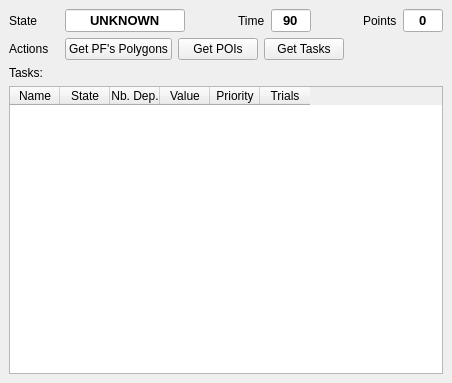
<?xml version="1.0" encoding="UTF-8"?>
<ui version="4.0">
 <class>Sequencer</class>
 <widget class="QDockWidget" name="Sequencer">
  <property name="geometry">
   <rect>
    <x>0</x>
    <y>0</y>
    <width>452</width>
    <height>383</height>
   </rect>
  </property>
  <property name="windowTitle">
   <string>Sequencer</string>
  </property>
  <widget class="QWidget" name="dockWidgetContents">
   <layout class="QVBoxLayout" name="verticalLayout">
    <item>
     <layout class="QHBoxLayout" name="horizontalLayout">
      <item>
       <widget class="QLabel" name="label">
        <property name="minimumSize">
         <size>
          <width>50</width>
          <height>0</height>
         </size>
        </property>
        <property name="maximumSize">
         <size>
          <width>100</width>
          <height>16777215</height>
         </size>
        </property>
        <property name="text">
         <string>State</string>
        </property>
       </widget>
      </item>
      <item>
       <widget class="QLineEdit" name="lineEdit_match_state">
        <property name="sizePolicy">
         <sizepolicy hsizetype="Fixed" vsizetype="Fixed">
          <horstretch>0</horstretch>
          <verstretch>0</verstretch>
         </sizepolicy>
        </property>
        <property name="maximumSize">
         <size>
          <width>120</width>
          <height>16777215</height>
         </size>
        </property>
        <property name="font">
         <font>
          <pointsize>10</pointsize>
          <weight>75</weight>
          <bold>true</bold>
          <strikeout>false</strikeout>
         </font>
        </property>
        <property name="text">
         <string>UNKNOWN</string>
        </property>
        <property name="alignment">
         <set>Qt::AlignCenter</set>
        </property>
        <property name="readOnly">
         <bool>true</bool>
        </property>
       </widget>
      </item>
      <item>
       <spacer name="horizontalSpacer">
        <property name="orientation">
         <enum>Qt::Horizontal</enum>
        </property>
        <property name="sizeHint" stdset="0">
         <size>
          <width>13</width>
          <height>20</height>
         </size>
        </property>
       </spacer>
      </item>
      <item>
       <widget class="QLabel" name="label_2">
        <property name="text">
         <string>Time</string>
        </property>
       </widget>
      </item>
      <item>
       <widget class="QLineEdit" name="lineEdit_match_timer">
        <property name="sizePolicy">
         <sizepolicy hsizetype="Fixed" vsizetype="Fixed">
          <horstretch>0</horstretch>
          <verstretch>0</verstretch>
         </sizepolicy>
        </property>
        <property name="maximumSize">
         <size>
          <width>40</width>
          <height>16777215</height>
         </size>
        </property>
        <property name="font">
         <font>
          <pointsize>10</pointsize>
          <weight>75</weight>
          <bold>true</bold>
          <strikeout>false</strikeout>
         </font>
        </property>
        <property name="text">
         <string>90</string>
        </property>
        <property name="alignment">
         <set>Qt::AlignCenter</set>
        </property>
        <property name="readOnly">
         <bool>true</bool>
        </property>
       </widget>
      </item>
      <item>
       <spacer name="horizontalSpacer_2">
        <property name="orientation">
         <enum>Qt::Horizontal</enum>
        </property>
        <property name="sizeHint" stdset="0">
         <size>
          <width>13</width>
          <height>20</height>
         </size>
        </property>
       </spacer>
      </item>
      <item>
       <widget class="QLabel" name="label_3">
        <property name="text">
         <string>Points</string>
        </property>
       </widget>
      </item>
      <item>
       <widget class="QLineEdit" name="lineEdit_match_points">
        <property name="sizePolicy">
         <sizepolicy hsizetype="Fixed" vsizetype="Fixed">
          <horstretch>0</horstretch>
          <verstretch>0</verstretch>
         </sizepolicy>
        </property>
        <property name="maximumSize">
         <size>
          <width>40</width>
          <height>16777215</height>
         </size>
        </property>
        <property name="font">
         <font>
          <pointsize>10</pointsize>
          <weight>75</weight>
          <bold>true</bold>
          <strikeout>false</strikeout>
         </font>
        </property>
        <property name="text">
         <string>0</string>
        </property>
        <property name="alignment">
         <set>Qt::AlignCenter</set>
        </property>
        <property name="readOnly">
         <bool>true</bool>
        </property>
       </widget>
      </item>
     </layout>
    </item>
    <item>
     <layout class="QHBoxLayout" name="horizontalLayout_2">
      <item>
       <widget class="QLabel" name="label_4">
        <property name="minimumSize">
         <size>
          <width>50</width>
          <height>0</height>
         </size>
        </property>
        <property name="maximumSize">
         <size>
          <width>50</width>
          <height>16777215</height>
         </size>
        </property>
        <property name="text">
         <string>Actions</string>
        </property>
       </widget>
      </item>
      <item>
       <widget class="QPushButton" name="pushButton_get_polys">
        <property name="text">
         <string>Get PF's Polygons</string>
        </property>
       </widget>
      </item>
      <item>
       <widget class="QPushButton" name="pushButton_get_pois">
        <property name="text">
         <string>Get POIs</string>
        </property>
       </widget>
      </item>
      <item>
       <widget class="QPushButton" name="pushButton_get_tasks">
        <property name="text">
         <string>Get Tasks</string>
        </property>
       </widget>
      </item>
      <item>
       <spacer name="horizontalSpacer_3">
        <property name="orientation">
         <enum>Qt::Horizontal</enum>
        </property>
        <property name="sizeHint" stdset="0">
         <size>
          <width>40</width>
          <height>20</height>
         </size>
        </property>
       </spacer>
      </item>
     </layout>
    </item>
    <item>
     <widget class="QLabel" name="label_5">
      <property name="minimumSize">
       <size>
        <width>50</width>
        <height>0</height>
       </size>
      </property>
      <property name="text">
       <string>Tasks:</string>
      </property>
     </widget>
    </item>
    <item>
     <widget class="QTableWidget" name="tableWidget_tasks">
      <property name="frameShadow">
       <enum>QFrame::Sunken</enum>
      </property>
      <property name="sizeAdjustPolicy">
       <enum>QAbstractScrollArea::AdjustToContents</enum>
      </property>
      <property name="alternatingRowColors">
       <bool>true</bool>
      </property>
      <property name="selectionMode">
       <enum>QAbstractItemView::SingleSelection</enum>
      </property>
      <property name="columnCount">
       <number>6</number>
      </property>
      <attribute name="horizontalHeaderDefaultSectionSize">
       <number>50</number>
      </attribute>
      <attribute name="horizontalHeaderMinimumSectionSize">
       <number>30</number>
      </attribute>
      <attribute name="verticalHeaderDefaultSectionSize">
       <number>15</number>
      </attribute>
      <attribute name="verticalHeaderMinimumSectionSize">
       <number>10</number>
      </attribute>
      <column>
       <property name="text">
        <string>Name</string>
       </property>
      </column>
      <column>
       <property name="text">
        <string>State</string>
       </property>
      </column>
      <column>
       <property name="text">
        <string>Nb. Dep.</string>
       </property>
      </column>
      <column>
       <property name="text">
        <string>Value</string>
       </property>
      </column>
      <column>
       <property name="text">
        <string>Priority</string>
       </property>
      </column>
      <column>
       <property name="text">
        <string>Trials</string>
       </property>
      </column>
     </widget>
    </item>
   </layout>
  </widget>
 </widget>
 <resources/>
 <connections/>
</ui>
